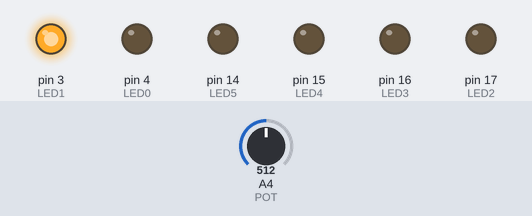
A sketch run on a simulated Arduino Uno, built with avr-gcc and run on an emulated ATmega328P. On the bench: output pins drawn as LEDs (lit = HIGH). Dashed ring = blinking. Inputs (shaded band) come from the test bench; at power-on: A4 (POT) = 512.

Above: at 1.2 s.
1.3 s: A4 (POT) set to 1023
At 1.48 s:
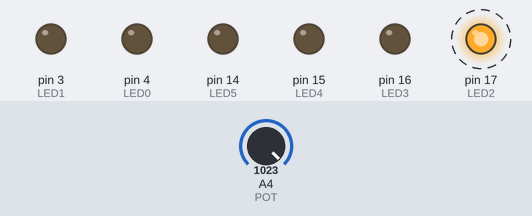
At 2.08 s:
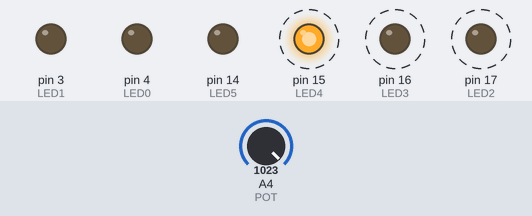
4.3 s: A4 (POT) set to 900
At 4.48 s:
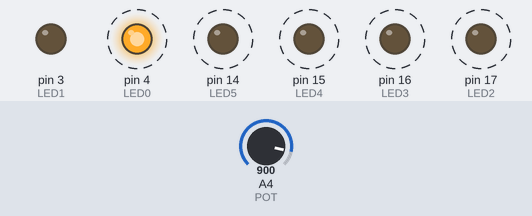
Timing chart, 0 to 13.3 s (numbered marks = the images above; inputs shaded):
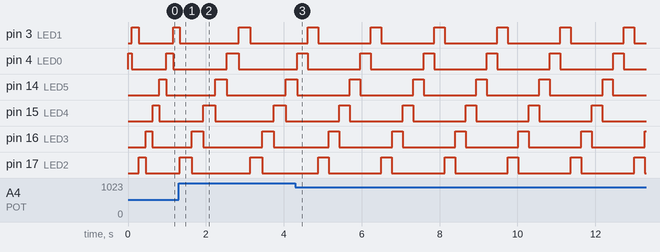

Measured:
- after the input at 1.3 s, pin 15 (LED4): alternates HIGH for 0.30 s and LOW for 1.5 s, starting after 0.64 s; pin 16 (LED3): alternates HIGH for 0.30 s and LOW for 1.5 s, starting after 0.34 s; pin 17 (LED2): HIGH → LOW after 0.33 s, → HIGH 1.5 s later, → LOW 0.30 s later
- by itself, pin 3 (LED1), pin 4 (LED0), pin 14 (LED5): alternates HIGH for 0.27 s and LOW for 1.4 s

The sketch:

diablos-bouquet.ino
```cpp
#include <Arduino.h>

const uint8_t NUM_LEDS = 6;
const int LED0 = 4;
const int LED1 = 3;
const int LED2 = 17;
const int LED3 = 16;
const int LED4 = 15;
const int LED5 = 14;
const int POT = A4;

uint8_t leds[NUM_LEDS] = { LED0, LED1, LED2, LED3, LED4, LED5 };

uint16_t min_delay = 50;
uint16_t max_delay = 300;
int _delay = 0;

// pass in unscaled pot reading
int calculate_delay(float pot_value)
{
    float percent = pot_value / 10.23;
    return min_delay + (int)(max_delay - min_delay) * percent / 100.0;
}

void setup()
{
    //Serial.begin(9600);
    pinMode(LED0, OUTPUT);
    pinMode(LED1, OUTPUT);
    pinMode(LED2, OUTPUT);
    pinMode(LED3, OUTPUT);
    pinMode(LED4, OUTPUT);
    pinMode(LED5, OUTPUT);
    _delay = 100; //calculate_delay(analogRead(POT));
}


void loop()
{
    static int current_led = 0;
    static int pot_cumulator = 0;
    static int pot_count = 0;

    digitalWrite(leds[current_led], HIGH);
    delay(_delay);
    digitalWrite(leds[current_led], LOW);

    pot_cumulator = 0;
    for(int i = 0; i < 10; i++)
        pot_cumulator += analogRead(POT);
    //Serial.println(pot_cumulator / 10);
    _delay = calculate_delay(pot_cumulator / 10);
    //Serial.println(_delay);

    current_led = (current_led+1) % NUM_LEDS;
}
```
